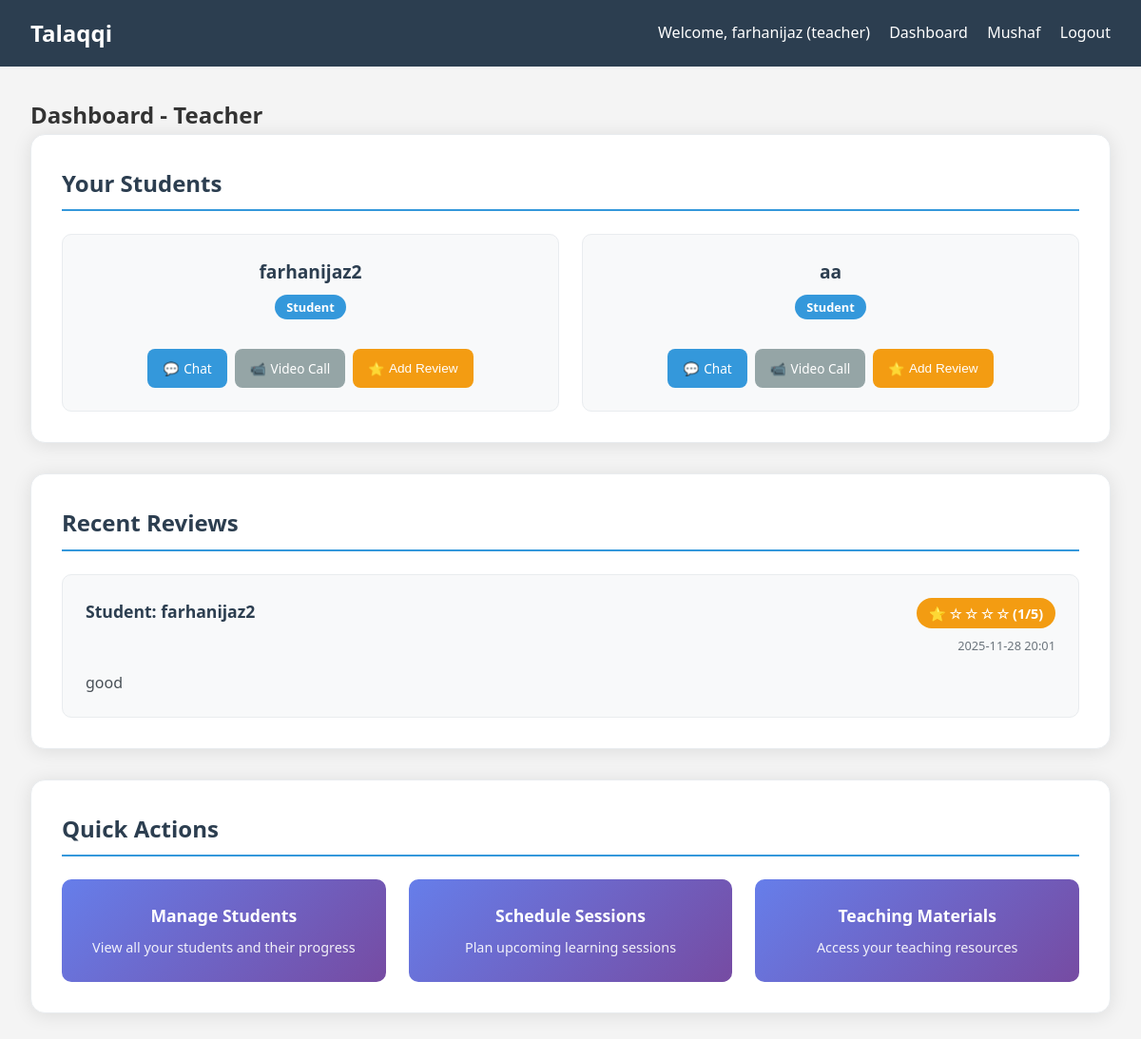
The app's page /dashboard (signed in) with its own data.
### tables this page shows
CREATE TABLE users
                 (id INTEGER PRIMARY KEY AUTOINCREMENT,
                  username TEXT UNIQUE NOT NULL,
                  password TEXT NOT NULL,
                  user_type TEXT NOT NULL,
                  created_at TIMESTAMP DEFAULT CURRENT_TIMESTAMP);

CREATE TABLE reviews
                 (id INTEGER PRIMARY KEY AUTOINCREMENT,
                  teacher_id INTEGER NOT NULL,
                  student_id INTEGER NOT NULL,
                  review TEXT NOT NULL,
                  rating INTEGER NOT NULL,
                  created_at TIMESTAMP DEFAULT CURRENT_TIMESTAMP,
                  FOREIGN KEY (teacher_id) REFERENCES users (id),
                  FOREIGN KEY (student_id) REFERENCES users (id));

### app.py (the view)
@app.route('/dashboard')
def dashboard():
    if 'user_id' not in session:
        return redirect(url_for('login'))
    user_type = session['user_type']
    user_id = session['user_id']
    if user_type == 'teacher':
        students = user_service.get_users_by_type('student')
        reviews = review_service.get_teacher_reviews(user_id)
        teachers = None
    else:
        teachers = user_service.get_users_by_type('teacher')
        reviews = review_service.get_student_reviews(user_id)
        students = None
    return render_template('dashboard.html',
                         user_type=user_type,
                         students=students,
                         teachers=teachers,
                         reviews=reviews)

### app.py (called while the page is built)
    def __enter__(self):
        self.conn = sqlite3.connect(self.db_path)
        self.conn.row_factory = sqlite3.Row
        return self.conn

    def __exit__(self, exc_type, exc_val, exc_tb):
        self.conn.close()

    def get_users_by_type(self, user_type: str) -> List[Dict]:
        with DatabaseConnection() as conn:
            users = conn.execute('SELECT id, username FROM users WHERE user_type = ?',
                               (user_type,)).fetchall()
            return [dict(user) for user in users]

    def get_reviews_by_teacher(self, teacher_id: int) -> List[Dict]:
        with DatabaseConnection() as conn:
            reviews = conn.execute('''
                SELECT r.*, u.username as student_name
                FROM reviews r
                JOIN users u ON r.student_id = u.id
                WHERE r.teacher_id = ?
            ''', (teacher_id,)).fetchall()
            return [dict(review) for review in reviews]

    def get_users_by_type(self, user_type: str) -> List[Dict]:
        return self.user_repo.get_users_by_type(user_type)

    def get_teacher_reviews(self, teacher_id: int) -> List[Dict]:
        return self.review_repo.get_reviews_by_teacher(teacher_id)

### templates/dashboard.html (shortened to what this page needs)
{% extends "base.html" %}
{% block content %}
<div class="dashboard">
    <h2>Dashboard - {{ user_type|title }}</h2>
    {% if user_type == 'teacher' %}
    <div class="dashboard-section">
        <h3>Your Students</h3>
        {% if students %}
        <div class="user-list">
            {% for student in students %}
            <div class="user-card">
                <div class="user-info">
                    <h4>{{ student.username }}</h4>
                    <span class="user-role">Student</span>
                </div>
                <div class="user-actions">
                    <a href="{{ url_for('chat', user_id=student.id) }}" class="btn btn-primary">
                        <span>💬</span>
                        Chat
                    </a>
                    <a href="{{ url_for('create_video_room', other_user_id=student.id) }}" class="btn btn-secondary">
                        <span>📹</span>
                        Video Call
                    </a>
                    <button class="btn btn-info" onclick="openReviewModal({{ student.id }}, '{{ student.username }}')">
                        <span>⭐</span>
                        Add Review
                    </button>
                </div>
            </div>
            {% endfor %}
        </div>
        {% else %}
        <div class="empty-state">
            <p>No students found.</p>
        </div>
        {% endif %}
    </div>
    {% endif %}
    <div class="dashboard-section">
        <h3>Recent Reviews</h3>
        {% if reviews %}
        <div class="reviews-list">
            {% for review in reviews %}
            <div class="review-card">
                <div class="review-header">
                    <div class="review-user">
                        <strong>
                            {% if user_type == 'teacher' %}
                            Student: {{ review.student_name }}
                            {% else %}
                            Teacher: {{ review.teacher_name }}
                            {% endif %}
                        </strong>
                    </div>
                    <div class="review-meta">
                        <span class="rating">
                            {% for i in range(5) %}
                                {% if i < review.rating %}
                                    ⭐
                                {% else %}
                                    ☆
                                {% endif %}
                            {% endfor %}
                            ({{ review.rating }}/5)
                        </span>
                        <span class="review-date">{{ review.created_at[:16] }}</span>
                    </div>
                </div>
                <div class="review-content">
                    <p>{{ review.review }}</p>
                </div>
            </div>
            {% endfor %}
        </div>
        {% else %}
        <div class="empty-state">
            <p>No reviews yet.</p>
        </div>
        {% endif %}
    </div>
    {% if user_type == 'teacher' %}
    <div class="dashboard-section">
        <h3>Quick Actions</h3>
        <div class="quick-actions">
            <div class="action-card">
                <h4>Manage Students</h4>
                <p>View all your students and their progress</p>
            </div>
            <div class="action-card">
                <h4>Schedule Sessions</h4>
                <p>Plan upcoming learning sessions</p>
            </div>
            <div class="action-card">
                <h4>Teaching Materials</h4>
                <p>Access your teaching resources</p>
            </div>
        </div>
    </div>
    {% endif %}
</div>
{% endblock %}

### static/css/style.css (style rules this page uses)
* { margin: 0; padding: 0; box-sizing: border-box; }
body { font-family: 'Segoe UI', Tahoma, Geneva, Verdana, sans-serif; line-height: 1.6; color: #333; background-color: #f4f4f4; }
.btn { display: inline-block; padding: 0.75rem 1.5rem; border: none; border-radius: 5px; text-decoration: none; text-align: center; cursor: pointer; font-size: 1rem; transition: background-color 0.3s; }
.btn-primary { background: #3498db; color: white; }
.btn-secondary { background: #95a5a6; color: white; }
.btn-info { background: #f39c12; color: white; }
.dashboard-section { background: white; padding: 2rem; border-radius: 10px; box-shadow: 0 2px 10px rgba(0,0,0,0.1); margin-bottom: 2rem; }
.user-list { display: grid; grid-template-columns: repeat(auto-fill, minmax(300px, 1fr)); gap: 1rem; }
.user-card { border: 1px solid #ddd; padding: 1rem; border-radius: 5px; }
.user-actions { display: flex; gap: 0.5rem; margin-top: 1rem; }
.user-actions .btn { padding: 0.5rem 1rem; font-size: 0.9rem; }
.reviews-list { display: flex; flex-direction: column; gap: 1rem; }
.review-card { border: 1px solid #ddd; padding: 1rem; border-radius: 5px; background: #f9f9f9; }
.review-header { display: flex; justify-content: space-between; align-items: center; margin-bottom: 0.5rem; }
.rating { background: #f39c12; color: white; padding: 0.25rem 0.5rem; border-radius: 3px; font-size: 0.9rem; }

### templates/dashboard.html (style rules this page uses)
.dashboard { max-width: 1200px; margin: 0 auto; }
.dashboard-section { background: white; padding: 2rem; border-radius: 15px; box-shadow: 0 2px 20px rgba(0,0,0,0.1); margin-bottom: 2rem; border: 1px solid #e9ecef; }
.dashboard-section h3 { color: #2c3e50; margin-bottom: 1.5rem; font-size: 1.5rem; border-bottom: 2px solid #3498db; padding-bottom: 0.5rem; }
.user-list { display: grid; grid-template-columns: repeat(auto-fill, minmax(350px, 1fr)); gap: 1.5rem; }
.user-card { border: 1px solid #e9ecef; padding: 1.5rem; border-radius: 10px; background: #f8f9fa; transition: all 0.3s ease; display: flex; flex-direction: column; gap: 1rem; }
.user-info { text-align: center; }
.user-info h4 { margin: 0 0 0.5rem 0; color: #2c3e50; font-size: 1.2rem; }
.user-role { background: #3498db; color: white; padding: 0.25rem 0.75rem; border-radius: 15px; font-size: 0.8rem; font-weight: bold; }
.user-actions { display: flex; gap: 0.5rem; justify-content: center; flex-wrap: wrap; }
.user-actions .btn { padding: 0.6rem 1rem; font-size: 0.85rem; display: flex; align-items: center; gap: 0.3rem; border-radius: 8px; text-decoration: none; text-align: center; border: none; cursor: pointer; transition: all 0.3s ease; }
.reviews-list { display: flex; flex-direction: column; gap: 1rem; }
.review-card { border: 1px solid #e9ecef; padding: 1.5rem; border-radius: 10px; background: #f8f9fa; }
.review-header { display: flex; justify-content: space-between; align-items: flex-start; margin-bottom: 1rem; flex-wrap: wrap; gap: 1rem; }
.review-user strong { color: #2c3e50; font-size: 1.1rem; }
.review-meta { display: flex; flex-direction: column; align-items: flex-end; gap: 0.5rem; }
.rating { background: #f39c12; color: white; padding: 0.3rem 0.8rem; border-radius: 20px; font-size: 0.9rem; font-weight: bold; }
.review-date { color: #6c757d; font-size: 0.8rem; }
.review-content p { margin: 0; color: #495057; line-height: 1.5; }
.quick-actions, .progress-section { display: grid; grid-template-columns: repeat(auto-fit, minmax(200px, 1fr)); gap: 1.5rem; }
.action-card, .progress-card { background: linear-gradient(135deg, #667eea 0%, #764ba2 100%); color: white; padding: 1.5rem; border-radius: 10px; text-align: center; transition: transform 0.3s ease; }
.action-card h4, .progress-card h4 { margin: 0 0 0.5rem 0; font-size: 1.1rem; }
.action-card p, .progress-card div { margin: 0; opacity: 0.9; font-size: 0.9rem; }
.btn { display: inline-flex; align-items: center; gap: 0.5rem; padding: 0.75rem 1.5rem; border: none; border-radius: 8px; text-decoration: none; text-align: center; cursor: pointer; font-size: 1rem; transition: all 0.3s ease; font-weight: 500; }
.btn-primary { background: #3498db; color: white; }
.btn-secondary { background: #95a5a6; color: white; }
.btn-info { background: #f39c12; color: white; }
.dashboard-section { animation: fadeIn 0.5s ease-out; }
.user-card, .review-card, .action-card, .progress-card { animation: fadeIn 0.3s ease-out; }

### records on screen
users: username "farhanijaz2"
users: username "aa"
reviews: student_name "farhanijaz2", rating "1", created_at "2025-11-28 20:01", review "good"

### other values on screen
{{ session.username }} "farhanijaz"
{{ session.user_type }} "teacher"
{{ user_type|title }} "Teacher"
